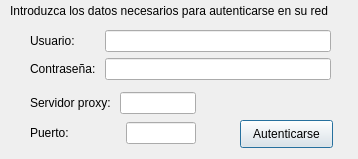
<?xml version="1.0" encoding="UTF-8"?>
<ui version="4.0">
 <class>sesion</class>
 <widget class="QDialog" name="sesion">
  <property name="enabled">
   <bool>true</bool>
  </property>
  <property name="geometry">
   <rect>
    <x>0</x>
    <y>0</y>
    <width>358</width>
    <height>159</height>
   </rect>
  </property>
  <property name="windowTitle">
   <string>Iniciar sesión en la red</string>
  </property>
  <widget class="QLabel" name="label_5">
   <property name="geometry">
    <rect>
     <x>10</x>
     <y>0</y>
     <width>341</width>
     <height>21</height>
    </rect>
   </property>
   <property name="text">
    <string>Introduzca los datos necesarios para autenticarse en su red</string>
   </property>
  </widget>
  <widget class="QPushButton" name="login">
   <property name="geometry">
    <rect>
     <x>240</x>
     <y>120</y>
     <width>93</width>
     <height>28</height>
    </rect>
   </property>
   <property name="text">
    <string>Autenticarse</string>
   </property>
  </widget>
  <widget class="QWidget" name="">
   <property name="geometry">
    <rect>
     <x>30</x>
     <y>90</y>
     <width>166</width>
     <height>57</height>
    </rect>
   </property>
   <layout class="QVBoxLayout" name="verticalLayout">
    <item>
     <layout class="QHBoxLayout" name="horizontalLayout">
      <item>
       <widget class="QLabel" name="label">
        <property name="text">
         <string>Servidor proxy: </string>
        </property>
       </widget>
      </item>
      <item>
       <widget class="QLineEdit" name="proxyLine"/>
      </item>
     </layout>
    </item>
    <item>
     <layout class="QHBoxLayout" name="horizontalLayout_2">
      <property name="sizeConstraint">
       <enum>QLayout::SetMinAndMaxSize</enum>
      </property>
      <item>
       <widget class="QLabel" name="label_2">
        <property name="minimumSize">
         <size>
          <width>90</width>
          <height>0</height>
         </size>
        </property>
        <property name="layoutDirection">
         <enum>Qt::RightToLeft</enum>
        </property>
        <property name="autoFillBackground">
         <bool>true</bool>
        </property>
        <property name="text">
         <string>Puerto: </string>
        </property>
       </widget>
      </item>
      <item>
       <widget class="QLineEdit" name="portLine"/>
      </item>
     </layout>
    </item>
   </layout>
  </widget>
  <widget class="QWidget" name="">
   <property name="geometry">
    <rect>
     <x>30</x>
     <y>30</y>
     <width>301</width>
     <height>51</height>
    </rect>
   </property>
   <layout class="QFormLayout" name="formLayout">
    <item row="0" column="0">
     <widget class="QLabel" name="label_3">
      <property name="text">
       <string>Usuario: </string>
      </property>
     </widget>
    </item>
    <item row="0" column="1">
     <widget class="QLineEdit" name="userLine"/>
    </item>
    <item row="1" column="0">
     <widget class="QLabel" name="label_4">
      <property name="text">
       <string>Contraseña: </string>
      </property>
     </widget>
    </item>
    <item row="1" column="1">
     <widget class="QLineEdit" name="passwordLine"/>
    </item>
   </layout>
  </widget>
 </widget>
 <resources/>
 <connections>
  <connection>
   <sender>login</sender>
   <signal>clicked()</signal>
   <receiver>sesion</receiver>
   <slot>close()</slot>
   <hints>
    <hint type="sourcelabel">
     <x>276</x>
     <y>129</y>
    </hint>
    <hint type="destinationlabel">
     <x>347</x>
     <y>84</y>
    </hint>
   </hints>
  </connection>
 </connections>
</ui>
